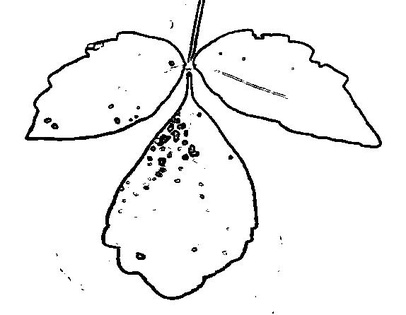
%> input picture POISON_IVY/IMG_3127.jpg, 406 x 315 px, shrunk from 574 x 446 before the run
$ octave --eval "CHKPT_04;"   (GNU Octave 9; MATLAB toolbox functions it lacks are replaced by stand-ins)
%> lines starting %> are read from the running program, lines starting %| are printed output that depends on the picture; in (x1, y1, x2, y2) boxes, pixels count from 0 and x2, y2 are one past the last pixel; in counts of white or black regions, pixels touching at a corner belong together; the program's own positions count from 1
function CHKPT_04()
    clc
    close all;
    clear all;
    a=imread('IMAGES/IMG_3127.JPG');
%> a is the input picture: size 315x406 uint8; min 0, max 255, mean 241.9
    figure(1);
    subplot(3,3,1);
    imshow(a);
    title('Actual image');

    g=rgb2gray(a);
    subplot(3,3,2);
    imshow(g);
    title('Gray image');

    [r c l]=size(a);
%> r = 315; c = 406; l = 1
    o(:,:)=a(:,:,1);
    x=0;y=0;

    thresh = graythresh(a);
%> thresh = 0.561

    bw=imbinarize(a,thresh);
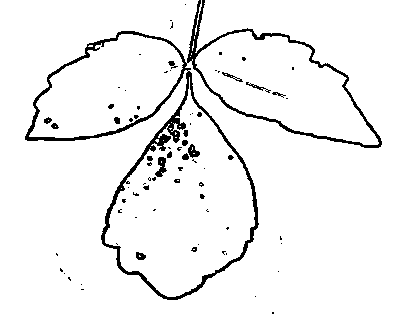
%> bw: size 315x406 logical; 94.7% white; 76 black regions (54 under 20 px), largest, box (x1, y1, x2, y2) and area: (25, 0, 382, 300) 5584, (155, 157, 167, 177) 132, (188, 144, 200, 158) 96
    subplot(3,3,3)
    imshow(bw)
    title('binarized image');

    s=imcomplement(bw);
    subplot(3,3,4)
    imshow(s)
    title('complement for binarized image')
    for i=1:r
        for j=1:c
            for k=1:3
                if g(i,j)<=80
                    o(i,j)=0;
                elseif g(i,j)>80
                    o(i,j)=255;
                end
                if(s(i,j)==255)
                    x=x+1;
                    w=x*0.00147;
                elseif(s(i,j)==0)
                    y=y+1;
                    b=y*0.00147;
                end
             end
         end
     end
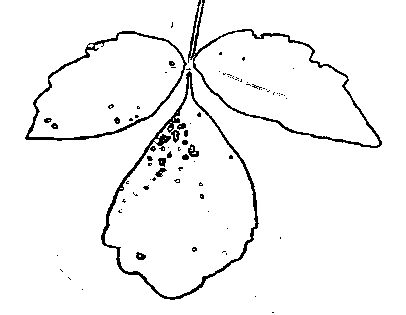
%> o: size 315x406 uint8; 95.7% white; black in thin lines or dots, all inside (x1, y1, x2, y2) = (25, 0, 382, 313)
%> after the loop, b = 534.3; x = 0; y = 363456
     c=edge(s,'canny');
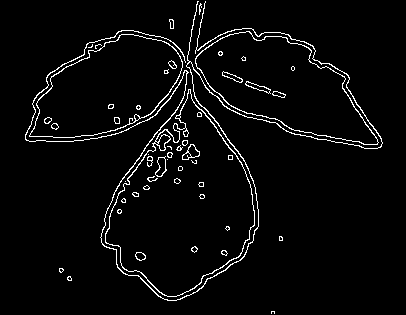
%> c: size 315x406 logical; 3.7% white in thin lines or dots, all inside (x1, y1, x2, y2) = (25, 1, 383, 314)
     subplot(3,3,5);
      imshow(c);
      title('canny');
      p=edge(s,'log');
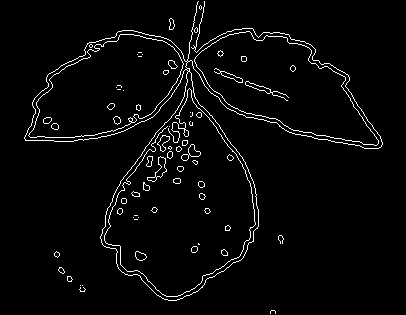
%> p: size 315x406 logical; 3.2% white in thin lines or dots, all inside (x1, y1, x2, y2) = (24, 1, 383, 314)
      subplot(3,3,6);
      imshow(p);
      title('log filter');
      p=edge(s,'roberts');
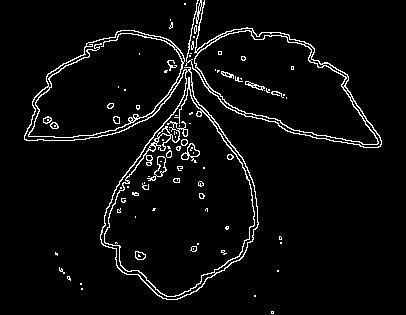
%> p: size 315x406 logical; 4.4% white in thin lines or dots, all inside (x1, y1, x2, y2) = (24, 0, 382, 314)
      subplot(3,3,7);
      imshow(p);
      title('roberts filter');
      p=edge(s,'sobel');
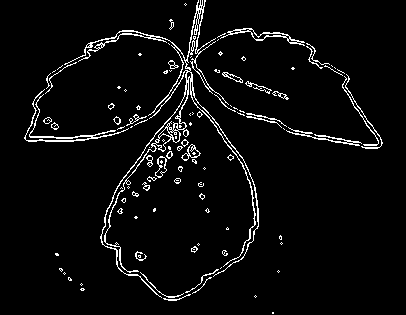
%> p: size 315x406 logical; 4.4% white in thin lines or dots, all inside (x1, y1, x2, y2) = (24, 0, 383, 314)
      subplot(3,3,8);
      imshow(p);
      title('sobel filter');
end

$ run again, with POISON_IVY/IMG_3108.jpg copied over POISON_IVY/IMG_3127.jpg
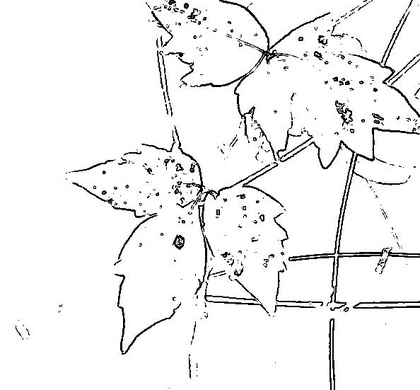
%> input picture POISON_IVY/IMG_3108.jpg, 420 x 390 px, shrunk from 594 x 551 before the run
%> in CHKPT_04, a is the input picture: size 390x420 uint8; min 0, max 255, mean 241.3
%> thresh = 0.604
%> bw: size 390x420 logical; 94.2% white; black in thin lines or dots
%> s: size 390x420 logical; 5.8% white in thin lines or dots
%> after the loop in CHKPT_04, `for i=1:r`:
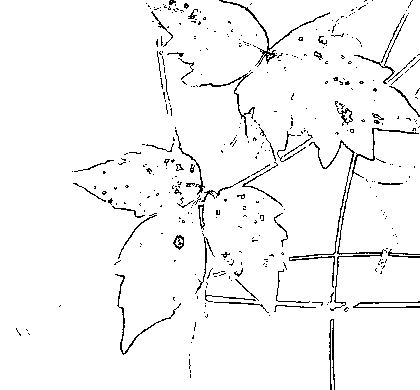
%> o: size 390x420 uint8; 96.2% white; black in thin lines or dots
%> after the loop in CHKPT_04, `for i=1:r`: b = 680.6; x = 0; y = 463020
%> in CHKPT_04, `p=edge(s,'sobel');`:
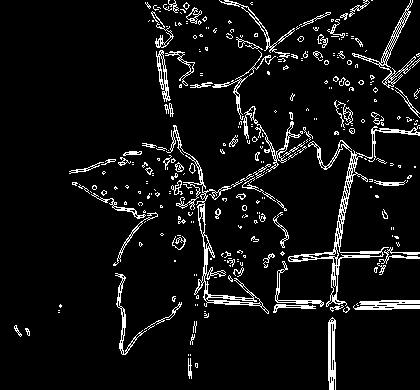
%> p: size 390x420 logical; 6.9% white in thin lines or dots

$ run again, with POISON_IVY/IMG_3117.jpg copied over POISON_IVY/IMG_3127.jpg
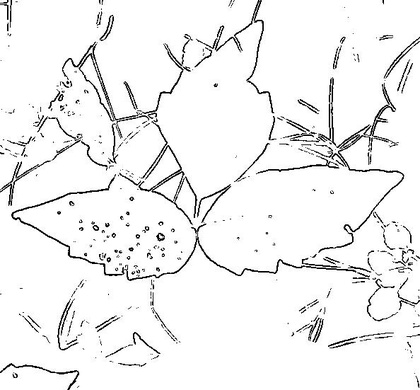
%> input picture POISON_IVY/IMG_3117.jpg, 420 x 390 px, shrunk from 594 x 551 before the run
%> in CHKPT_04, a is the input picture: size 390x420 uint8; min 0, max 255, mean 241
%> thresh = 0.624
%> bw: size 390x420 logical; 93.9% white; black in thin lines or dots
%> s: size 390x420 logical; 6.1% white in thin lines or dots
%> after the loop in CHKPT_04, `for i=1:r`:
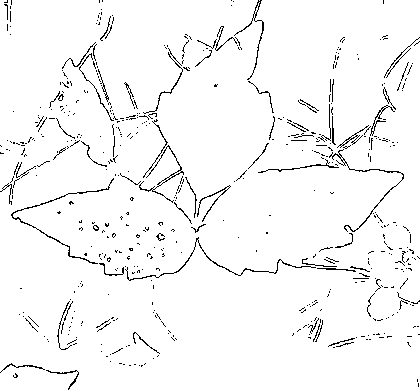
%> o: size 390x420 uint8; 96.5% white; black in thin lines or dots
%> after the loop in CHKPT_04, `for i=1:r`: b = 678.5; x = 0; y = 461577
%> in CHKPT_04, `p=edge(s,'sobel');`:
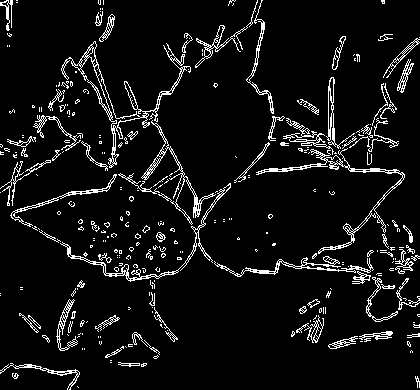
%> p: size 390x420 logical; 7.2% white in thin lines or dots

$ run again, with POISON_IVY/IMG_3134.jpg copied over POISON_IVY/IMG_3127.jpg
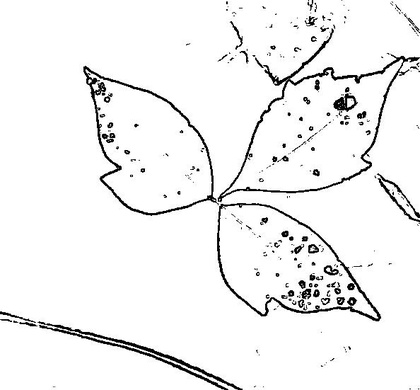
%> input picture POISON_IVY/IMG_3134.jpg, 420 x 390 px, shrunk from 594 x 551 before the run
%> in CHKPT_04, a is the input picture: size 390x420 uint8; min 0, max 255, mean 241.7
%> thresh = 0.573
%> bw: size 390x420 logical; 94.7% white; black in thin lines or dots
%> s: size 390x420 logical; 5.3% white in thin lines or dots
%> after the loop in CHKPT_04, `for i=1:r`:
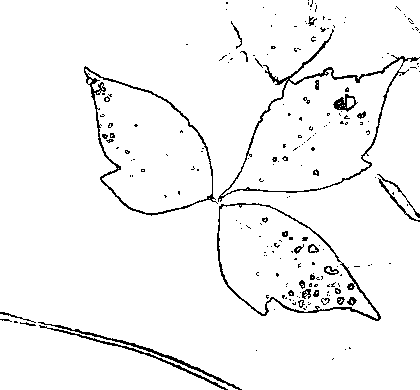
%> o: size 390x420 uint8; 95.9% white; black in thin lines or dots
%> after the loop in CHKPT_04, `for i=1:r`: b = 684; x = 0; y = 465291
%> in CHKPT_04, `p=edge(s,'sobel');`:
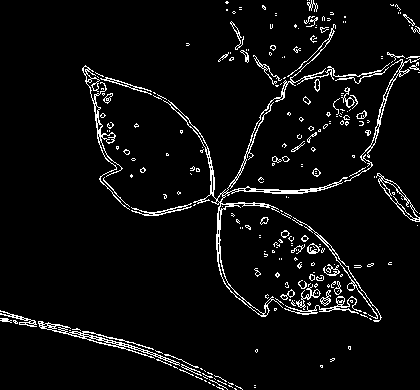
%> p: size 390x420 logical; 5% white in thin lines or dots
